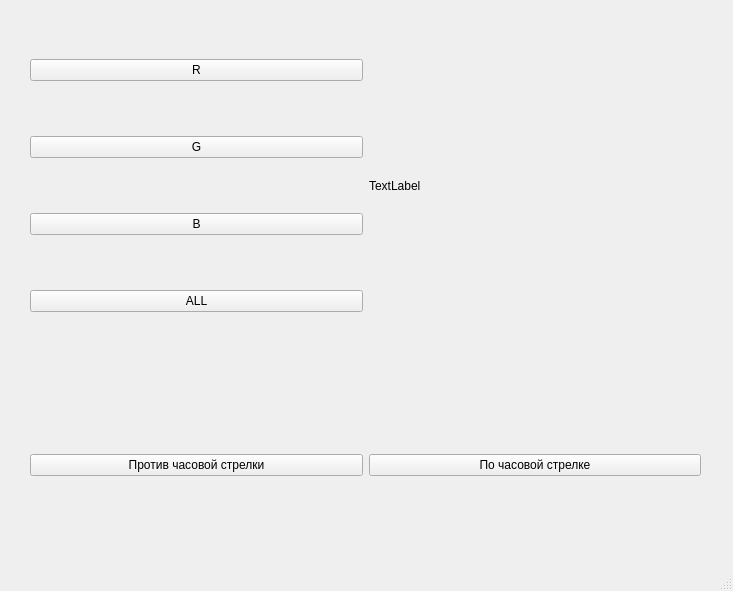
<?xml version="1.0" encoding="UTF-8"?>
<ui version="4.0">
 <class>MainWindow</class>
 <widget class="QMainWindow" name="MainWindow">
  <property name="geometry">
   <rect>
    <x>0</x>
    <y>0</y>
    <width>733</width>
    <height>591</height>
   </rect>
  </property>
  <property name="windowTitle">
   <string>MainWindow</string>
  </property>
  <widget class="QWidget" name="centralwidget">
   <widget class="QWidget" name="horizontalLayoutWidget">
    <property name="geometry">
     <rect>
      <x>30</x>
      <y>10</y>
      <width>671</width>
      <height>351</height>
     </rect>
    </property>
    <layout class="QHBoxLayout" name="horizontalLayout">
     <item>
      <layout class="QVBoxLayout" name="verticalLayout">
       <item>
        <widget class="QPushButton" name="pushButton_1">
         <property name="text">
          <string>R</string>
         </property>
         <attribute name="buttonGroup">
          <string notr="true">chanel_buttons</string>
         </attribute>
        </widget>
       </item>
       <item>
        <widget class="QPushButton" name="pushButton_2">
         <property name="text">
          <string>G</string>
         </property>
         <attribute name="buttonGroup">
          <string notr="true">chanel_buttons</string>
         </attribute>
        </widget>
       </item>
       <item>
        <widget class="QPushButton" name="pushButton_3">
         <property name="text">
          <string>B</string>
         </property>
         <attribute name="buttonGroup">
          <string notr="true">chanel_buttons</string>
         </attribute>
        </widget>
       </item>
       <item>
        <widget class="QPushButton" name="pushButton_4">
         <property name="text">
          <string>ALL</string>
         </property>
         <attribute name="buttonGroup">
          <string notr="true">chanel_buttons</string>
         </attribute>
        </widget>
       </item>
      </layout>
     </item>
     <item>
      <widget class="QLabel" name="image">
       <property name="text">
        <string>TextLabel</string>
       </property>
      </widget>
     </item>
    </layout>
   </widget>
   <widget class="QWidget" name="horizontalLayoutWidget_2">
    <property name="geometry">
     <rect>
      <x>30</x>
      <y>390</y>
      <width>671</width>
      <height>151</height>
     </rect>
    </property>
    <layout class="QHBoxLayout" name="horizontalLayout_2">
     <item>
      <widget class="QPushButton" name="pushButton_5">
       <property name="text">
        <string>Против часовой стрелки</string>
       </property>
       <attribute name="buttonGroup">
        <string notr="true">rotate_buttons</string>
       </attribute>
      </widget>
     </item>
     <item>
      <widget class="QPushButton" name="pushButton_6">
       <property name="text">
        <string>По часовой стрелке</string>
       </property>
       <attribute name="buttonGroup">
        <string notr="true">rotate_buttons</string>
       </attribute>
      </widget>
     </item>
    </layout>
   </widget>
  </widget>
  <widget class="QMenuBar" name="menubar">
   <property name="geometry">
    <rect>
     <x>0</x>
     <y>0</y>
     <width>733</width>
     <height>21</height>
    </rect>
   </property>
  </widget>
  <widget class="QStatusBar" name="statusbar"/>
 </widget>
 <resources/>
 <connections/>
 <buttongroups>
  <buttongroup name="chanel_buttons"/>
  <buttongroup name="rotate_buttons"/>
 </buttongroups>
</ui>
